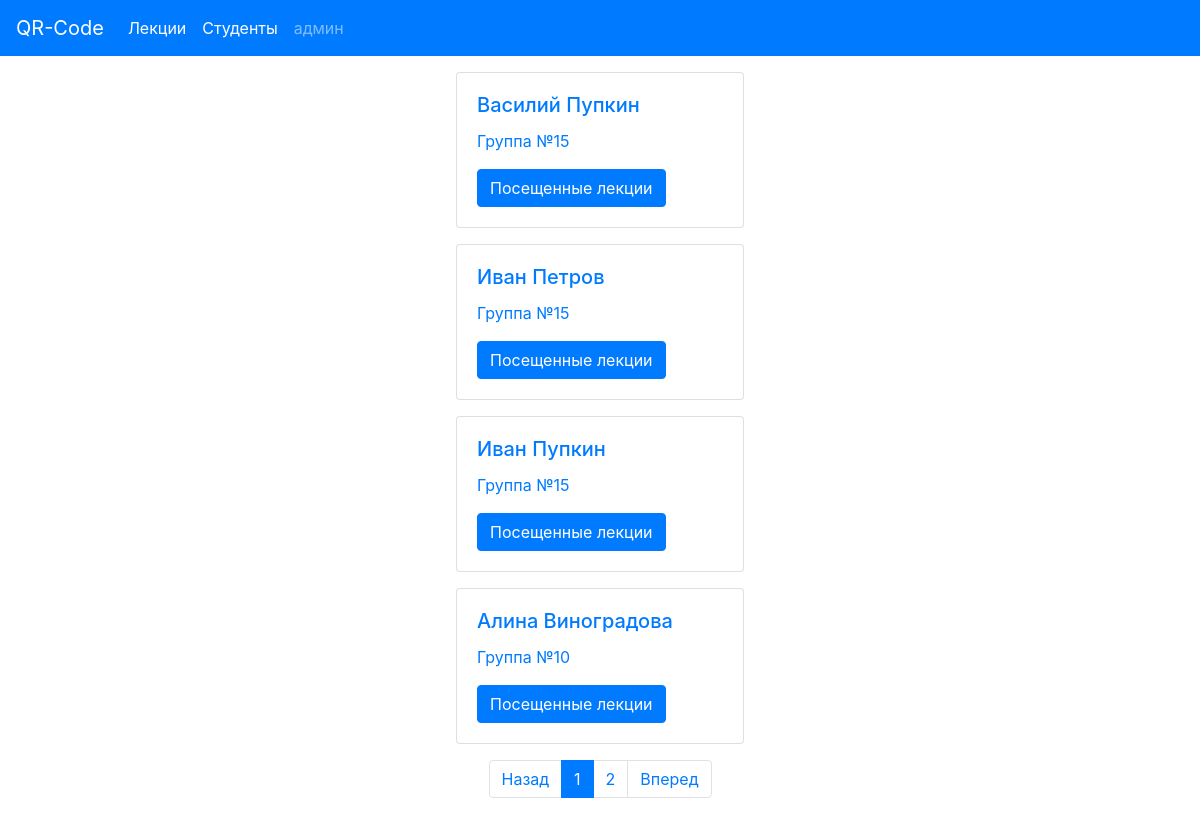
Page /student on the committed database.
### testpages/models.py (models this page shows, shortened)
class Student(models.Model):
    name = models.CharField(max_length=150, unique=True)
    active = models.BooleanField(default=True)
    group = models.ForeignKey(
        Group,
        on_delete=models.SET_NULL,
        null=True, blank=True
    )
    def name_admin(self):
        return '{}'.format(self.name)
    name_admin.short_description = 'Студент'
    def group_admin(self):
        return '{}'.format(self.group)
    group_admin.short_description = 'Группа'
    def active_admin(self):
        if self.active :
            return 'Да'
        else:
            return 'Нет'
    active_admin.short_description = 'Активный'
    class Meta:
        verbose_name = 'Студента'
        verbose_name_plural = 'Студенты'
        ordering = ['group', 'name']

class Group(models.Model):
    name = models.PositiveIntegerField(default=0)
    def __str__(self):
        return 'Группа №{}'.format(self.name)
    class Meta:
        verbose_name = 'Группа'
        verbose_name_plural = 'Группы'

### testpages/views.py (the view, shortened to what this page needs)
# urls.py: path('student', StudentPage.as_view(), name='student_page'),
class StudentPage(View):
    def get(self, request):
        students = Student.objects.all()
        pagitanor = Paginator(students, 4)
        page_number = request.GET.get('page', 1)
        page = pagitanor.get_page(page_number)
        is_paginator = page.has_other_pages()
        if page.has_previous():
            prev_url = '?page={}'.format(page.previous_page_number())
        else:
            prev_url = ''
        if page.has_next():
            next_url = '?page={}'.format(page.next_page_number())
        else:
            next_url = ''
        context = {
            'students': page,
            'prev_url': prev_url,
            'next_url': next_url,
            'is_paginator': is_paginator
        }
        return render(request, 'testpages/student.html',
                      context=context)

### testpages/templates/testpages/student.html (shortened to what this page needs)
{% extends 'testpages/base_page.html' %}
{% block content %}
{% for student in students.object_list %}
<form action= "#" method="post">
                     <div class="card text-primary mt-3 ml-auto mr-auto " style="width: 18rem;">
                      <div class="card-body">
                        <h5 class="card-title">{{ student.name }}</h5>
                        <p class="card-text"> {{student.group}}  </p>
                        <button class="btn btn-primary">Посещенные лекции</button>
                      </div>
                    </div>
                </form>
{% endfor %}
<p >{% if is_paginator %}
    <nav aria-label=""  >
        <ul class="pagination justify-content-center "  >
            <li class="page-item ">
                <a class="page-link" href="{{prev_url}}" tabindex="-1" aria-disabled="true">Назад</a>
            </li>
            {%for n in students.paginator.page_range%}
            {% if students.number == n%}
             <li class="page-item active" aria-current="page">
                <a class="page-link" href="?page={{n}}">{{n}} <span class="sr-only">(current)</span></a>
            </li>
            {% else%}
            <li class="page-item">
                <a class="page-link" href="?page={{n}}">{{n}}</a>
            </li>
            {%endif%}
            {%endfor%}
            <li class="page-item">
                <a class="page-link" href="{{next_url}}">Вперед</a>
            </li>
        </ul>
    </nav>
{% endif %}</p>
{% endblock %}

### rows in the picture
Student: name "Василий Пупкин", group "Группа №15"
Student: name "Иван Петров", group "Группа №15"
Student: name "Иван Пупкин", group "Группа №15"
Student: name "Алина Виноградова", group "Группа №10"

### other values in the picture
{{ n }} "1"
{{ n }} "2"
